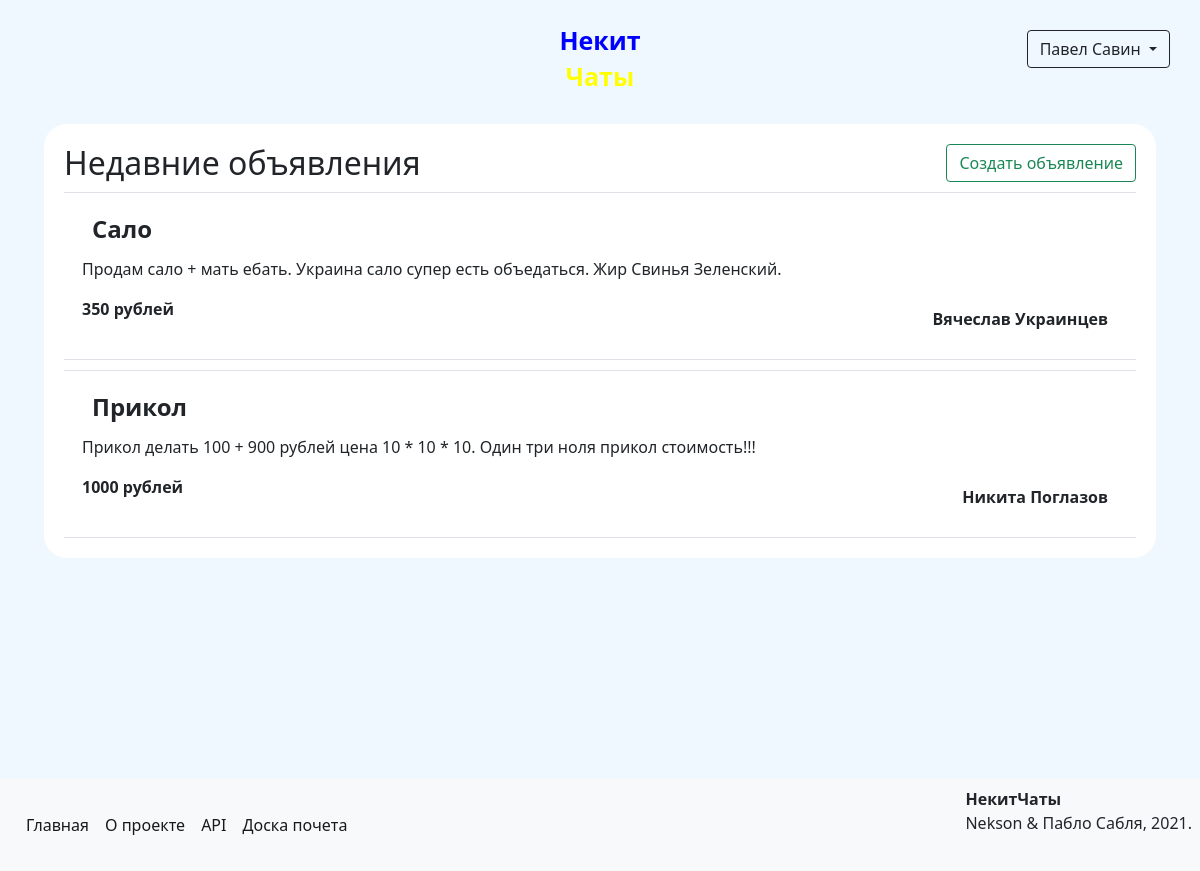
Screenshot of / (signed in) with the database file from the repository.
### data/models/user.py (models this page shows, shortened)
class User(SqlAlchemyBase, UserMixin, SerializerMixin):
    __tablename__ = 'users'
    id = Column(Integer, autoincrement=True, primary_key=True)
    name = Column(Unicode)
    surname = Column(Unicode)
    birthday = Column(DateTime)
    email = Column(String, unique=True)
    phone_number = Column(String, unique=True)
    hashed_password = Column(String)
    registration_time = Column(DateTime, default=datetime.now)
    rating = Column(Integer, default=0)
    rank = Column(Unicode)
    position = Column(Integer)
    advertisements = relationship('Advertisement', back_populates='author')
    interests = relationship('Interest', secondary='users_to_interests', backref='users')

### data/models/advertisements.py (models this page shows)
class Advertisement(SqlAlchemyBase):
    __tablename__ = 'advertisements'
    id = Column(Integer, primary_key=True, autoincrement=True)
    title = Column(String)
    author_id = Column(Integer, ForeignKey('users.id'))
    created_at = Column(DateTime, default=datetime.now)
    price = Column(Integer)
    content_id = Column(Integer, ForeignKey('contents.id'))
    author = relationship('User', back_populates='advertisements')
    content = relationship('Content')
    interests = relationship('Interest', secondary='advertisements_to_interests', backref='advertisements')

### data/models/content.py (models this page shows)
class Content(SqlAlchemyBase, SerializerMixin):
    __tablename__ = 'contents'
    id = Column(Integer, autoincrement=True, primary_key=True)
    content = Column(Text)

### main.py (the view)
@app.route('/')
def index():
    if not current_user.is_authenticated:
        return redirect('/info')
    session = create_session()
    advertisements = session.query(Advertisement).all()[::-1][:6]
    return render_template('actual_ads.html', ads=advertisements)

### data/db_session.py (called while the page is built)
def create_session() -> Session:
    global __factory
    return __factory()

### main.py (called while the page is built)
@login_manager.user_loader
def load_user(user_id):
    session = create_session()
    return session.query(User).get(user_id)

### templates/actual_ads.html (shortened to what this page needs)
{% extends "base.html" %}
{% block content %}
    <form>
        <div class="clearfix">
            <h2 class="float-right d-inline">Недавние объявления</h2>
            <a href="/advertisements/create" class="btn btn-outline-success float-end">Создать объявление</a>
        </div>
        {% for ad in ads %}
            <div class="p-2 border-top border-bottom">
                <div class="clearfix">
                    <div>
                        <b class="fs-4">{{ ad.title }}</b>
                    </div>
                    <p>{{ ad.content.content }}</p>
                    <b>{{ ad.price }} рублей</b>
                    <div class="float-end">
                        <a href="/profile/{{ ad.author.id }}" class="text-reset"><b>{{ ad.author.name }} {{ ad.author.surname }}</b></a>
                    </div>
                </div>
            </div>
        {% endfor %}
    </form>
{% endblock %}

### templates/base.html (shortened to what this page needs)
<!DOCTYPE html>
<html lang="en">
<head>
    <link rel="stylesheet" href="/static/css/style.css">
    <link rel="stylesheet" href="https://cdn.jsdelivr.net/npm/bootstrap@5.0.0-beta1/dist/css/bootstrap.min.css"
>
</head>
<body>
<div class="header clearfix">
    {% if current_user.is_authenticated %}
        <div class="dropdown float-end">
            <button class="btn btn-outline-dark dropdown-toggle" type="button" id="dropdownMenuButton" data-toggle="dropdown" aria-haspopup="true" aria-expanded="false">
                {{ current_user.name }} {{ current_user.surname }}
            </button>
        </div>
    {% else %}
        <a class="btn btn-outline-dark register float-end" href="/register">Зарегистрироваться</a>
        <a class="btn btn-outline-dark login float-end" href="/login">Войти</a>
    {% endif %}
    <div class="logo">
        <a href="/">
            <p class="nekit">Некит</p>
            <p class="chats">Чаты</p>
        </a>
    </div>
</div>
<main role="main" class="container clearfix">
    {% block content %}{% endblock %}
</main>
<footer class="clearfix p-2 bg-light">
    <span class="fs-6 float-end"><b>НекитЧаты</b><br>Nekson & Пабло Сабля, 2021.</span>
    <nav class="navbar navbar-expand-lg navbar-light">
        <div class="collapse navbar-collapse" id="navbarSupportedContent">
          <ul class="navbar-nav me-auto mb-2 mb-lg-0">
            <li class="nav-item">
              <a class="nav-link active" href="/">Главная</a>
            </li>
            <li class="nav-item">
              <a class="nav-link active" href="/info">О проекте</a>
            </li>
            <li class="nav-item">
              <a class="nav-link active" href="/api">API</a>
            </li>
            <li class="nav-item">
                <a class="nav-link active" href="/top">Доска почета</a>
            </li>
          </ul>
        </div>
    </nav>
</footer>
</body>
</html>

### static/css/style.css (style rules this page uses)
body { background-color: aliceblue !important; }
.logo { text-align: center; margin-left: auto; margin-right: auto; margin-top: 10px; margin-bottom: 10px; max-width: 150px; font-size: 25px; font-weight: 700; line-height: 20px; }
a { text-decoration: none !important; }
.header { background-color: aliceblue; margin-bottom: 10px; padding: 10px; }
.nekit { color: blue; }
.chats { color: yellow; }
div { margin: 10px; }
form { margin-left: auto; margin-right: auto; background-color: white; border: solid 2px aliceblue; border-radius: 25px; padding: 10px; }
footer { margin-top: 219px }

### rows the page displays
User: name "Павел", surname "Савин"
Advertisement: title "Сало", content.content "Продам сало + мать ебать. Украина сало супер есть объедаться. Жир Свинья Зеленский.", price "350", author.name "Вячеслав", author.surname "Украинцев"
Advertisement: title "Прикол", content.content "Прикол делать 100 + 900 рублей цена 10 * 10 * 10. Один три ноля прикол стоимость!!!", price "1000", author.name "Никита", author.surname "Поглазов"
